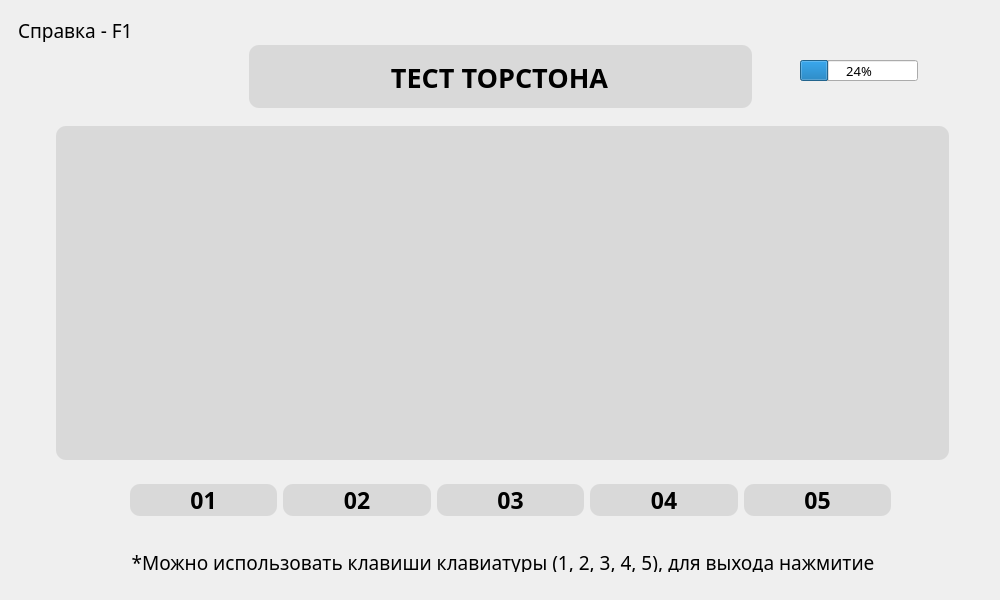
<?xml version="1.0" encoding="UTF-8"?>
<ui version="4.0">
 <class>QuestionsLiri</class>
 <widget class="QWidget" name="QuestionsLiri">
  <property name="geometry">
   <rect>
    <x>0</x>
    <y>0</y>
    <width>1000</width>
    <height>600</height>
   </rect>
  </property>
  <property name="windowTitle">
   <string>Form</string>
  </property>
  <property name="styleSheet">
   <string notr="true">QWidget#QuestionsLiri {
            background: url(:/pictures/back.png);
      }</string>
  </property>
  <widget class="QLabel" name="esc">
   <property name="geometry">
    <rect>
     <x>80</x>
     <y>552</y>
     <width>851</width>
     <height>20</height>
    </rect>
   </property>
   <property name="font">
    <font>
     <family>Montserrat Medium</family>
     <pointsize>14</pointsize>
     <weight>50</weight>
     <italic>false</italic>
     <bold>false</bold>
     <underline>false</underline>
    </font>
   </property>
   <property name="text">
    <string>*Можно использовать клавиши клавиатуры (1, 2, 3, 4, 5), для выхода нажмитие &lt;Esc&gt;</string>
   </property>
   <property name="alignment">
    <set>Qt::AlignCenter</set>
   </property>
  </widget>
  <widget class="QLabel" name="info">
   <property name="geometry">
    <rect>
     <x>18</x>
     <y>18</y>
     <width>131</width>
     <height>24</height>
    </rect>
   </property>
   <property name="font">
    <font>
     <family>Montserrat Medium</family>
     <pointsize>14</pointsize>
    </font>
   </property>
   <property name="text">
    <string>Справка - F1</string>
   </property>
  </widget>
  <widget class="QWidget" name="Title" native="true">
   <property name="geometry">
    <rect>
     <x>249</x>
     <y>45</y>
     <width>503</width>
     <height>63</height>
    </rect>
   </property>
   <property name="font">
    <font>
     <family>Montserrat Medium</family>
     <pointsize>16</pointsize>
    </font>
   </property>
   <property name="styleSheet">
    <string notr="true">QWidget {
border-radius: 10px;
background-color:rgba(217, 217, 217, 1);
}</string>
   </property>
   <widget class="QTextEdit" name="TitleTorston">
    <property name="geometry">
     <rect>
      <x>0</x>
      <y>10</y>
      <width>501</width>
      <height>51</height>
     </rect>
    </property>
    <property name="font">
     <font>
      <family>Montserrat Medium</family>
      <pointsize>18</pointsize>
      <weight>75</weight>
      <bold>true</bold>
     </font>
    </property>
    <property name="html">
     <string>&lt;!DOCTYPE HTML PUBLIC &quot;-//W3C//DTD HTML 4.0//EN&quot; &quot;http://www.w3.org/TR/REC-html40/strict.dtd&quot;&gt;
&lt;html&gt;&lt;head&gt;&lt;meta name=&quot;qrichtext&quot; content=&quot;1&quot; /&gt;&lt;style type=&quot;text/css&quot;&gt;
p, li { white-space: pre-wrap; }
&lt;/style&gt;&lt;/head&gt;&lt;body style=&quot; font-family:'Montserrat Medium'; font-size:18pt; font-weight:600; font-style:normal;&quot;&gt;
&lt;p align=&quot;center&quot; style=&quot; margin-top:0px; margin-bottom:0px; margin-left:0px; margin-right:0px; -qt-block-indent:0; text-indent:0px;&quot;&gt;&lt;span style=&quot; font-size:20pt;&quot;&gt;ТЕСТ ТОРСТОНА&lt;/span&gt;&lt;/p&gt;&lt;/body&gt;&lt;/html&gt;</string>
    </property>
   </widget>
  </widget>
  <widget class="QWidget" name="SectionTorston" native="true">
   <property name="geometry">
    <rect>
     <x>56</x>
     <y>126</y>
     <width>893</width>
     <height>334</height>
    </rect>
   </property>
   <property name="styleSheet">
    <string notr="true">QWidget {
border-radius: 10px;
background-color:rgba(217, 217, 217, 1);
}</string>
   </property>
  </widget>
  <widget class="QWidget" name="horizontalLayoutWidget">
   <property name="geometry">
    <rect>
     <x>130</x>
     <y>470</y>
     <width>761</width>
     <height>61</height>
    </rect>
   </property>
   <layout class="QHBoxLayout" name="choiceTorston">
    <item>
     <widget class="QPushButton" name="button5">
      <property name="font">
       <font>
        <family>Montserrat Medium</family>
        <pointsize>17</pointsize>
        <weight>75</weight>
        <bold>true</bold>
       </font>
      </property>
      <property name="styleSheet">
       <string notr="true">QPushButton {
border-radius: 10px;
background-color: rgb(217, 217, 217);
}
QPushButton:hover {
        background-color: rgba(216, 249, 255);
}</string>
      </property>
      <property name="text">
       <string>01</string>
      </property>
     </widget>
    </item>
    <item>
     <widget class="QPushButton" name="button4">
      <property name="font">
       <font>
        <family>Montserrat Medium</family>
        <pointsize>17</pointsize>
        <weight>75</weight>
        <bold>true</bold>
       </font>
      </property>
      <property name="styleSheet">
       <string notr="true">QPushButton {
border-radius: 10px;
background-color: rgb(217, 217, 217);
}
QPushButton:hover {
        background-color: rgba(216, 249, 255);
}</string>
      </property>
      <property name="text">
       <string>02</string>
      </property>
     </widget>
    </item>
    <item>
     <widget class="QPushButton" name="button3">
      <property name="font">
       <font>
        <family>Montserrat Medium</family>
        <pointsize>17</pointsize>
        <weight>75</weight>
        <bold>true</bold>
       </font>
      </property>
      <property name="styleSheet">
       <string notr="true">QPushButton {
border-radius: 10px;
background-color: rgb(217, 217, 217);
}
QPushButton:hover {
        background-color: rgba(216, 249, 255);
}</string>
      </property>
      <property name="text">
       <string>03</string>
      </property>
     </widget>
    </item>
    <item>
     <widget class="QPushButton" name="button2">
      <property name="font">
       <font>
        <family>Montserrat Medium</family>
        <pointsize>17</pointsize>
        <weight>75</weight>
        <bold>true</bold>
       </font>
      </property>
      <property name="styleSheet">
       <string notr="true">QPushButton {
border-radius: 10px;
background-color: rgb(217, 217, 217);
}
QPushButton:hover {
        background-color: rgba(216, 249, 255);
}</string>
      </property>
      <property name="text">
       <string>04</string>
      </property>
     </widget>
    </item>
    <item>
     <widget class="QPushButton" name="button1">
      <property name="sizePolicy">
       <sizepolicy hsizetype="Ignored" vsizetype="Fixed">
        <horstretch>0</horstretch>
        <verstretch>0</verstretch>
       </sizepolicy>
      </property>
      <property name="font">
       <font>
        <family>Montserrat Medium</family>
        <pointsize>17</pointsize>
        <weight>75</weight>
        <bold>true</bold>
       </font>
      </property>
      <property name="styleSheet">
       <string notr="true">QPushButton {
border-radius: 10px;
background-color: rgb(217, 217, 217);
}
QPushButton:hover {
        background-color: rgba(216, 249, 255);
}</string>
      </property>
      <property name="text">
       <string>05</string>
      </property>
     </widget>
    </item>
   </layout>
  </widget>
  <widget class="QProgressBar" name="progressBar">
   <property name="geometry">
    <rect>
     <x>800</x>
     <y>60</y>
     <width>118</width>
     <height>21</height>
    </rect>
   </property>
   <property name="font">
    <font>
     <family>Montserrat Medium</family>
     <pointsize>10</pointsize>
     <weight>50</weight>
     <bold>false</bold>
    </font>
   </property>
   <property name="styleSheet">
    <string notr="true"/>
   </property>
   <property name="value">
    <number>24</number>
   </property>
  </widget>
 </widget>
 <resources/>
 <connections/>
</ui>
